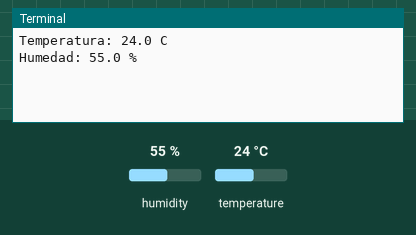
A program run on a simulated Raspberry Pi (BCM pin numbers). Shown: the last lines printed to the terminal. The inputs (shaded band) are chosen by the test bench; at power-on: humidity 55 %, temperature 24 °C.

Above: at 1.2 s.
1.3 s: humidity set to 22 %
At 3.6 s:
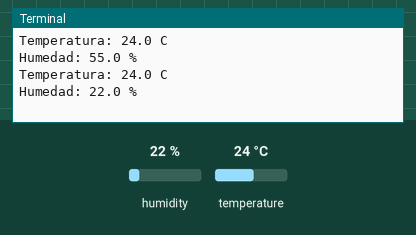
4.1 s: temperature set to 12 °C
At 5.5 s:
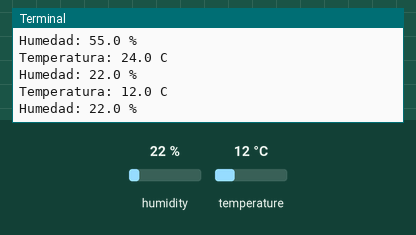
6.9 s: humidity set to 40 %
At 9.3 s:
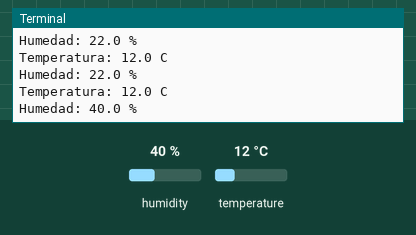
Timing chart, 0 to 10.8 s (numbered marks = the images above; inputs shaded):
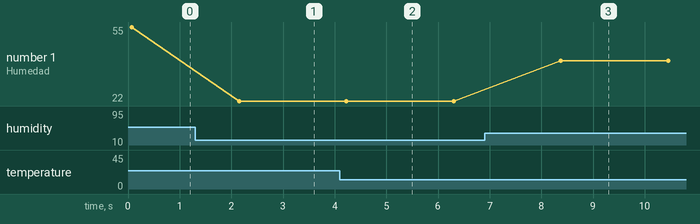

Measured:
- after the input at 1.3 s, the terminal: prints a new line after 0.85 s (image 1)
- after the input at 4.1 s, the terminal: prints a new line after 0.13 s (image 2)
- after the input at 6.9 s, the terminal: prints a new line after 1.5 s (image 3)
- plotted number 1: 55 → 22 after the input at 1.3 s, 22 → 40 after the input at 6.9 s

The program:

temp.py
```python
import RPi.GPIO as GPIO
import dht11
import time

GPIO.setwarnings(False)
GPIO.setmode(GPIO.BCM)
GPIO.cleanup()

while True:
    instance = dht11.DHT11(pin = 14)
    result = instance.read()
    if result.is_valid():

        print("Temperatura: %-3.1f C" % result.temperature)
        print("Humedad: %-3.1f %%" % result.humidity)
    else:
        print(f"Error: {result}")
    time.sleep(2)
```
